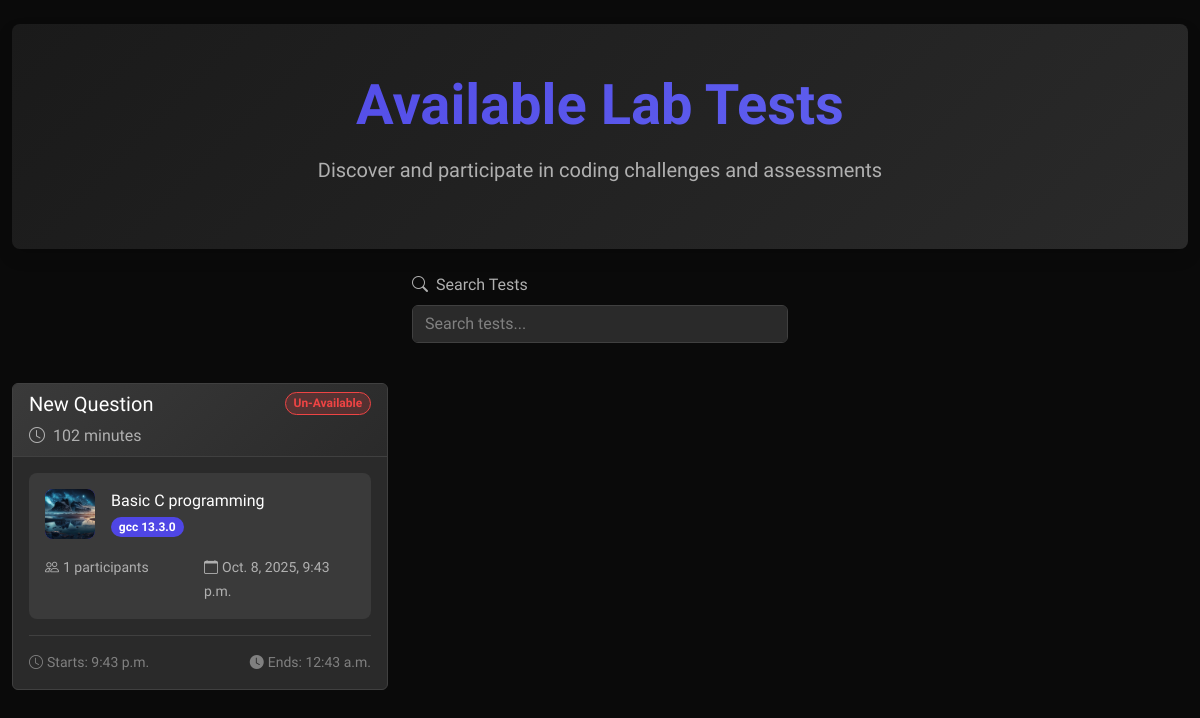
The app's page /labtest-list/ (signed in), older data.
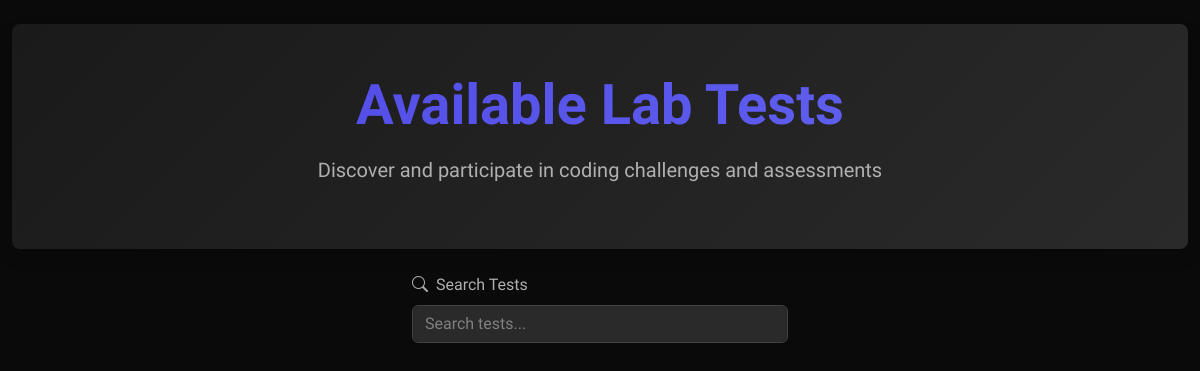
The same page, newer data.
### editor/models.py (models this page shows, shortened)
class LabTest(models.Model):
    id = models.UUIDField(
        primary_key=True,
        default=uuid.uuid4,
        editable=False
    )
    channel = models.OneToOneField(Channel, on_delete=models.CASCADE, related_name="labtest")
    title = models.CharField(max_length=200, blank=True, null=True)
    text_question = models.TextField(null=True, blank=True)
    raw_question_text = models.TextField(null=True,blank=True)
    image_question = models.ImageField(upload_to='lab-question/', null=True, blank=True)
    created_at = models.DateTimeField(auto_now_add=True)
    available = models.BooleanField(default=False)
    duration = models.IntegerField(default=10)
    start_at = models.TimeField(auto_now_add=True, null=True, blank=True)
    end_at = models.TimeField(auto_now_add=False, null=True, blank=True)
    test_marks = models.FloatField(default=10)

class Channel(models.Model):
    LANGUAGES={
        'PYTHON':'python3.12.3',
        'C': 'gcc 13.3.0',
        'JAVA': 'openjdk 21.0.2',
    }
    id = models.UUIDField(
        primary_key=True,
        default=uuid.uuid4,
        editable=False
    )
    name = models.CharField(max_length=255)
    participants = models.ManyToManyField(UserProfile)
    created_by = models.ForeignKey(UserProfile, on_delete=models.CASCADE, related_name='created_rooms')
    created_at = models.DateTimeField(auto_now_add=True)
    updated_at = models.DateTimeField(auto_now=True)
    codefile = models.ManyToManyField(CodeFile,related_name='channels_file')
    channel_picture = models.ImageField(upload_to='profile_pictures/', default='https://www.piclumen.com/text-to-image/')
    programing_language = models.CharField(max_length=255,choices=LANGUAGES, default="PYTHON")
    has_permission = models.ManyToManyField(UserProfile, blank=True, related_name='task_permission')
    def imageURL(self):
        url = ''
        try:
            url = self.channel_picture.url
        except:
            url =''
        return url

### editor/views.py (the view)
# urls.py: path('labtest-list/', labtest_list, name='labtest_list'),
def labtest_list(request):
    channels = Channel.objects.filter(
        participants__user = request.user
    )
    all_labtest = []
    for channel in channels:
        try:
            labtest = channel.labtest
            all_labtest.append(labtest)
        except Exception as e:
            print(e)
            pass
    context ={
        'all_labtest':all_labtest
    }
    print(all_labtest)
    return render(request, 'editor/labtest_list.html',context)

### editor/templates/editor/labtest_list.html (shortened to what this page needs)
<!DOCTYPE html>
<html lang="en">
<head>
    <link href="https://cdnjs.cloudflare.com/ajax/libs/bootstrap/5.3.2/css/bootstrap.min.css" rel="stylesheet">
    <link href="https://cdnjs.cloudflare.com/ajax/libs/bootstrap-icons/1.11.1/font/bootstrap-icons.min.css" rel="stylesheet">
</head>
<body>
    <div class="container-fluid py-4">
        <div class="row justify-content-center mb-4">
            <div class="col-12">
                <div class="header-gradient rounded-3 shadow p-5 text-center">
                    <h1 class="display-4 fw-bold title-gradient mb-3">Available Lab Tests</h1>
                    <p class="lead text-secondary-custom">Discover and participate in coding challenges and assessments</p>
                </div>
            </div>
        </div>
        <div class="row mb-4 filter-row">
            <div class="col-md-4 mb-3">
            </div>
            <div class="col-md-4 mb-3">
                <label for="searchFilter" class="form-label text-secondary-custom">
                    <i class="bi bi-search me-2"></i>Search Tests
                </label>
                <input type="text" class="form-control" id="searchFilter" placeholder="Search tests...">
            </div>
            <div class="col-md-4 mb-3">
            </div>
        </div>
        <div class="row g-4" id="testsGrid">
            {% for labtest in all_labtest %}
            <div class="col-lg-6 col-xl-4 test-card" data-status="available" data-language="python">
                <div class="card h-100 border-custom clickable-card">
                    <a href="{% url 'test_editor' pk=labtest.id %}" style="text-decoration: none;">
                    <div class="card-header card-header-custom border-custom">
                        <div class="d-flex justify-content-between align-items-start">
                            <h5 class="card-title mb-2 text-white">{{labtest.title}}</h5>
                            {% if labtest.available %}
                            <span class="badge badge-available rounded-pill">Available</span>
                            {% else %}
                            <span class="badge badge-unavailable rounded-pill">Un-Available</span>
                            {% endif %}
                        </div>
                        <div class="d-flex align-items-center text-secondary-custom">
                            <i class="bi bi-clock me-2"></i>
                            <span>{{labtest.duration}} minutes</span>
                        </div>
                    </div>
                    <div class="card-body">
                        <div class="bg-accent-custom rounded-3 p-3 mb-3 border-custom">
                            <div class="d-flex align-items-center mb-3">
                                <div class="channel-avatar me-3">
                                    <img src="{{labtest.channel.imageURL}}" alt="">
                                </div>
                                <div>
                                    <h6 class="mb-1 text-white">{{labtest.channel.name}}</h6>
                                    <span class="badge language-badge rounded-pill">{{labtest.channel.get_programing_language_display}}</span>
                                </div>
                            </div>
                            <div class="row g-2">
                                <div class="col-sm-6">
                                    <small class="text-secondary-custom">
                                        <i class="bi bi-people me-1"></i>{{labtest.labtest_attempt.all.count}} participants
                                    </small>
                                </div>
                                <div class="col-sm-6">
                                    <small class="text-secondary-custom">
                                        <i class="bi bi-calendar me-1"></i>{{labtest.created_at}}
                                    </small>
                                </div>
                            </div>
                        </div>
                        <div class="d-flex justify-content-between pt-3 border-top border-custom">
                            <small class="text-muted-custom">
                                <i class="bi bi-clock me-1"></i>Starts: {{labtest.start_at}}
                            </small>
                            <small class="text-muted-custom">
                                <i class="bi bi-clock-fill me-1"></i>Ends: {{labtest.end_at}}
                            </small>
                        </div>
                    </div>
                    </a>
                </div>
            </div>
            {% endfor %}
        </div>
    </div>
</body>
</html>

### editor/templates/editor/labtest_list.html (style rules this page uses)
:root { --bs-body-bg: #0a0a0a; --bs-body-color: #ffffff; --bs-card-bg: #1a1a1a; --bs-border-color: #404040; --primary-bg: #0a0a0a; --secondary-bg: #1a1a1a; --card-bg: #2a2a2a; --accent-bg: #3a3a3a; --primary-text: #ffffff; --secondary-text: #b0b0b0; --muted-text: #808080; --accent-color: #4f46e5; --accent-hover: #6366f1; --success-color: #10b981; --warning-color: #f59e0b; --danger-color: #ef4444; --border-color: #404040; }
body { background-color: var(--primary-bg); color: var(--primary-text); font-family:"Raleway", sans-serif; }
.text-secondary-custom { color: var(--secondary-text) !important; }
.form-control, .form-select { background-color: var(--card-bg); border-color: var(--border-color); color: var(--primary-text); }
.form-control::placeholder { color: var(--muted-text); }
.header-gradient { background: linear-gradient(135deg, var(--secondary-bg), var(--card-bg)); }
.title-gradient { background: linear-gradient(135deg, var(--accent-color), var(--accent-hover)); -webkit-background-clip: text; -webkit-text-fill-color: transparent; background-clip: text; }

Row changes from the older to the newer data that the page shows:
removed LabTest: title "New Question", available "Un-Available", duration "102", channel.imageURL (picture), channel.name "Basic C programming", channel.programing_language "gcc 13.3.0", labtest_attempt.all.count "1", created_at "Oct. 8, 2025, 9:43 p.m.", start_at "9:43 p.m.", end_at "12:43 a.m."
